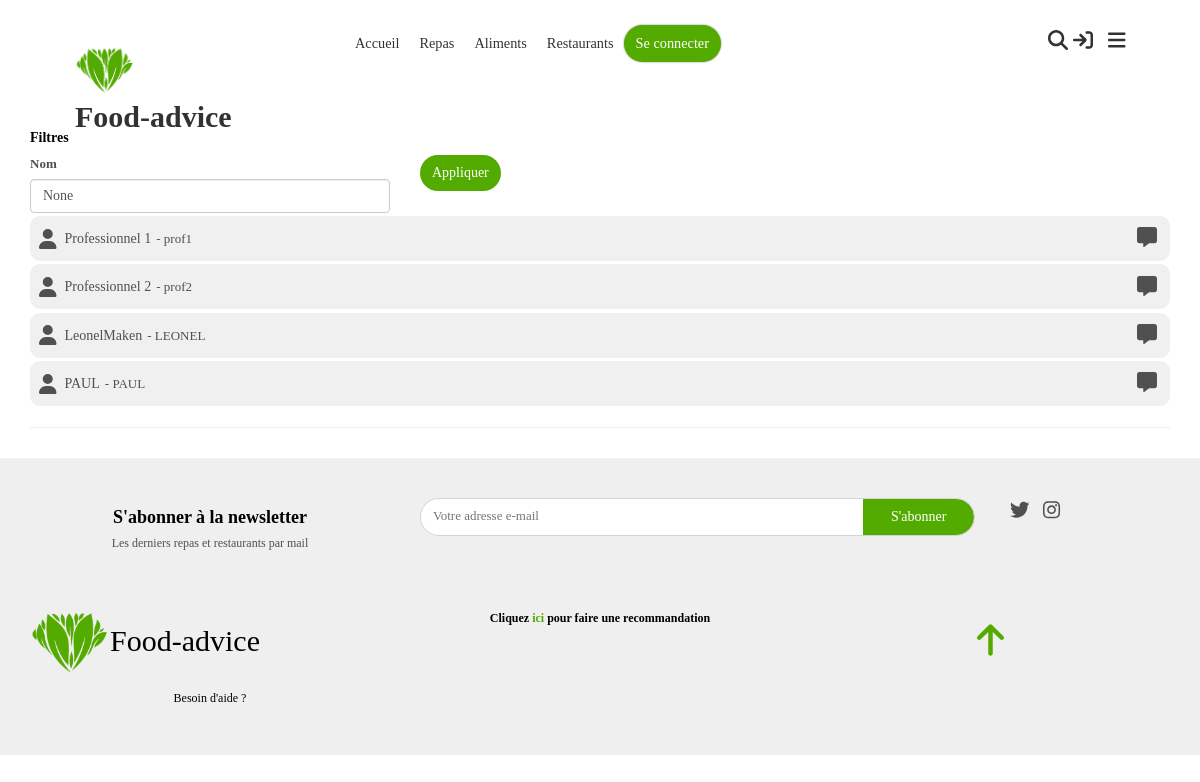
/professionnels, run on the app's committed database.
### app/models.py (models this page shows, shortened)
class Contributeur(models.Model):
    nom = models.CharField(max_length=50, verbose_name="Nom complet")
    nomUtilisateur = models.CharField(max_length=30, verbose_name="Nom d'utilisateur", unique=True)
    motDePasse = models.CharField(max_length=255, verbose_name="Mot de passe")
    dateNaissance = models.DateField(null=True, blank=True,verbose_name="Date de naissance", help_text="Utile pour le suivi de l'alimentation")
    sexe = models.IntegerField(choices=SEXES, null=True, blank=True,verbose_name="Sexe", help_text="Utile pour le suivi de l'alimentation")
    email = models.CharField(max_length=255, null=True, blank=True, verbose_name="Adresse email")
    professionnelSante = models.BooleanField(default=False, verbose_name="Professionnel de la santé")
    """
        Retourne les contributeurs professionels
    """
    @staticmethod
    def professionnels():
        return Contributeur.objects.filter(professionnelSante=True)
    """
        Nombre total de messages non lus par le contributeur, toutes les conversations confonfues
    """

### app/views_account.py (the view)
# urls.py: path("professionnels", views_account.professionalsList, name="professionals-list"),
def professionalsList(request):
    nom = request_get(request, "nom")
    if nom != None:
        professionnels = Contributeur.objects.filter(professionnelSante=True, nom__contains=nom)
    else:
        professionnels = Contributeur.professionnels
    return render(request,template_name="account/professionals-list.html", context={
        "professionnels":professionnels,
        "nom": nom
    })

### app/custom_tags_filters.py (called while the page is built)
@register.simple_tag
def css(filePath):
    return mark_safe('<link rel="stylesheet" type="text/css" href="'+settings.STATIC_URL+filePath+'"/>')

@register.simple_tag
def js(filePath):
    return mark_safe('<script type="text/javascript" src="'+settings.STATIC_URL+filePath+'"></script>')

### app/user_session.py (called while the page is built)
def isUserConnected(session):
    return session.__contains__("user_id")

def getUser(session) -> Contributeur:
    if isUserConnected(session):
        try:
            return Contributeur.objects.get(id=session["user_id"])
        except Contributeur.DoesNotExist:
            disconnectUser(session)
            return None
    else:
        return None

### app/views.py (called while the page is built)
def request_get(request:HttpRequest, key:str):
    return  request.POST.get(key) if request.method == "POST" else request.GET.get(key)

### context_processors.py (called while the page is built)
def globals(request):
    return {
        'appUser':getUser(request.session)
    }

### templates/account/professionals-list.html (shortened to what this page needs)
{% extends 'base.html' %}
{% block body %}
<div class="container mt-2" id="list">
    <h5 class="title">Filtres</h5>
    <div id="filtres" class="row">
        <div class="col-12 col-md-4">
            <label>Nom </label>
            <input type="text" id="filtre-nom"class="form-control"placeholder="Nom du professionnel" value="{{ nom }}">
        </div>
        <div class="col-12 col-md-1 d-flex align-items-end">
            <button class="btn btn-primary" onclick="filter()">Appliquer</button>
        </div>
    </div>
    <div id="elements" class="mt-3">
        {% include "load/professionals.html" with professionals=professionals %}
    </div>
    <hr>
</div>
{% endblock %}

### templates/macros/_professionnal-little-presentation.html
<div class="professional-little-presentation col-12" data-aos="zoom-in">
    <a class="name" href="{% url "contributor" professionnel.nomUtilisateur %}">
        <i class="fas fa-user icon"></i>
        <h5 class="">{{ professionnel.nom }}</h5>
        <h6 class="nom-utilisateur"> - {{ professionnel.nomUtilisateur }}</h6>
    </a>
    <div class="btns">
        <i class="fas fa-message icon send-message-btn" onclick="openChatBox(0, {{ professionnel.id }}, '{{ professionnel.nom }}')"></i>
    </div>
</div>

### static/css/main.css (style rules this page uses)
:root { --primary:$primary-color; }
.icon { cursor: pointer; transition: all .2s ease; }
a { text-decoration: none; color: inherit; cursor: pointer; }
.btn { border-radius: 20px; padding: 8px 12px !important; border: none; }
.btn-primary { background: #54ab00; }
.professional-little-presentation { margin: 3px 0; padding: 5px; background: #f0f0f0; transition: all 0.2s ease !important; display: flex; align-items: center; border-radius: 10px; justify-content: space-between; }
.professional-little-presentation .name { display: flex; align-items: center; }
.professional-little-presentation .icon { font-size: 20px; margin: 0 8px 0 4px; }
.professional-little-presentation .nom-utilisateur { color: gray; font-size: 13px; margin-left: 5px; color: inherit; }
body { font-size: 13px; color: #505050; margin: 0; padding: 0; overflow-x: hidden; width: 100% !important; font-family: "century gothic"; }
.title { font-family: "mayeka"; font-weight: bold; color: black; }

### data on the page
Contributeur: nom "Professionnel 1", nomUtilisateur "prof1"
Contributeur: nom "Professionnel 2", nomUtilisateur "prof2"
Contributeur: nom "LeonelMaken", nomUtilisateur "LEONEL"
Contributeur: nom "PAUL", nomUtilisateur "PAUL"
